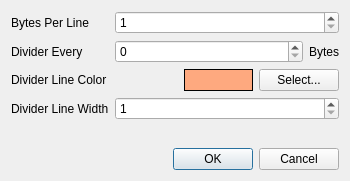
<?xml version="1.0" encoding="UTF-8"?>
<ui version="4.0">
 <class>Form_Settings_HexDumpAppearance</class>
 <widget class="QDialog" name="Form_Settings_HexDumpAppearance">
  <property name="geometry">
   <rect>
    <x>0</x>
    <y>0</y>
    <width>350</width>
    <height>181</height>
   </rect>
  </property>
  <property name="windowTitle">
   <string>Hex Dump Appearance</string>
  </property>
  <layout class="QVBoxLayout" name="verticalLayout">
   <item>
    <widget class="QWidget" name="widget" native="true">
     <layout class="QFormLayout" name="formLayout">
      <property name="leftMargin">
       <number>0</number>
      </property>
      <property name="topMargin">
       <number>0</number>
      </property>
      <property name="rightMargin">
       <number>0</number>
      </property>
      <property name="bottomMargin">
       <number>0</number>
      </property>
      <item row="0" column="1">
       <widget class="QSpinBox" name="HexDisplay_BytesPerLine_spinBox">
        <property name="minimum">
         <number>1</number>
        </property>
        <property name="maximum">
         <number>64</number>
        </property>
       </widget>
      </item>
      <item row="0" column="0">
       <widget class="QLabel" name="label_20">
        <property name="text">
         <string>Bytes Per Line</string>
        </property>
       </widget>
      </item>
      <item row="1" column="0">
       <widget class="QLabel" name="label">
        <property name="text">
         <string>Divider Every</string>
        </property>
       </widget>
      </item>
      <item row="2" column="0">
       <widget class="QLabel" name="label_21">
        <property name="text">
         <string>Divider Line Color</string>
        </property>
       </widget>
      </item>
      <item row="3" column="0">
       <widget class="QLabel" name="label_22">
        <property name="text">
         <string>Divider Line Width</string>
        </property>
       </widget>
      </item>
      <item row="2" column="1">
       <widget class="QWidget" name="widget_24" native="true">
        <layout class="QHBoxLayout" name="horizontalLayout_49">
         <property name="leftMargin">
          <number>0</number>
         </property>
         <property name="topMargin">
          <number>0</number>
         </property>
         <property name="rightMargin">
          <number>0</number>
         </property>
         <property name="bottomMargin">
          <number>0</number>
         </property>
         <item>
          <spacer name="horizontalSpacer">
           <property name="orientation">
            <enum>Qt::Horizontal</enum>
           </property>
           <property name="sizeHint" stdset="0">
            <size>
             <width>40</width>
             <height>20</height>
            </size>
           </property>
          </spacer>
         </item>
         <item>
          <widget class="QFrame" name="HexDisplay_DivLineColor_frame">
           <property name="sizePolicy">
            <sizepolicy hsizetype="Expanding" vsizetype="Preferred">
             <horstretch>0</horstretch>
             <verstretch>0</verstretch>
            </sizepolicy>
           </property>
           <property name="minimumSize">
            <size>
             <width>0</width>
             <height>0</height>
            </size>
           </property>
           <property name="maximumSize">
            <size>
             <width>100</width>
             <height>16777215</height>
            </size>
           </property>
           <property name="palette">
            <palette>
             <active>
              <colorrole role="WindowText">
               <brush brushstyle="SolidPattern">
                <color alpha="255">
                 <red>0</red>
                 <green>0</green>
                 <blue>0</blue>
                </color>
               </brush>
              </colorrole>
              <colorrole role="Button">
               <brush brushstyle="SolidPattern">
                <color alpha="255">
                 <red>254</red>
                 <green>169</green>
                 <blue>127</blue>
                </color>
               </brush>
              </colorrole>
              <colorrole role="Light">
               <brush brushstyle="SolidPattern">
                <color alpha="255">
                 <red>255</red>
                 <green>254</green>
                 <blue>254</blue>
                </color>
               </brush>
              </colorrole>
              <colorrole role="Midlight">
               <brush brushstyle="SolidPattern">
                <color alpha="255">
                 <red>254</red>
                 <green>211</green>
                 <blue>190</blue>
                </color>
               </brush>
              </colorrole>
              <colorrole role="Dark">
               <brush brushstyle="SolidPattern">
                <color alpha="255">
                 <red>127</red>
                 <green>84</green>
                 <blue>63</blue>
                </color>
               </brush>
              </colorrole>
              <colorrole role="Mid">
               <brush brushstyle="SolidPattern">
                <color alpha="255">
                 <red>169</red>
                 <green>113</green>
                 <blue>84</blue>
                </color>
               </brush>
              </colorrole>
              <colorrole role="Text">
               <brush brushstyle="SolidPattern">
                <color alpha="255">
                 <red>0</red>
                 <green>0</green>
                 <blue>0</blue>
                </color>
               </brush>
              </colorrole>
              <colorrole role="BrightText">
               <brush brushstyle="SolidPattern">
                <color alpha="255">
                 <red>255</red>
                 <green>255</green>
                 <blue>255</blue>
                </color>
               </brush>
              </colorrole>
              <colorrole role="ButtonText">
               <brush brushstyle="SolidPattern">
                <color alpha="255">
                 <red>0</red>
                 <green>0</green>
                 <blue>0</blue>
                </color>
               </brush>
              </colorrole>
              <colorrole role="Base">
               <brush brushstyle="SolidPattern">
                <color alpha="255">
                 <red>255</red>
                 <green>255</green>
                 <blue>255</blue>
                </color>
               </brush>
              </colorrole>
              <colorrole role="Window">
               <brush brushstyle="SolidPattern">
                <color alpha="255">
                 <red>254</red>
                 <green>169</green>
                 <blue>127</blue>
                </color>
               </brush>
              </colorrole>
              <colorrole role="Shadow">
               <brush brushstyle="SolidPattern">
                <color alpha="255">
                 <red>0</red>
                 <green>0</green>
                 <blue>0</blue>
                </color>
               </brush>
              </colorrole>
              <colorrole role="AlternateBase">
               <brush brushstyle="SolidPattern">
                <color alpha="255">
                 <red>254</red>
                 <green>212</green>
                 <blue>191</blue>
                </color>
               </brush>
              </colorrole>
              <colorrole role="ToolTipBase">
               <brush brushstyle="SolidPattern">
                <color alpha="255">
                 <red>255</red>
                 <green>255</green>
                 <blue>220</blue>
                </color>
               </brush>
              </colorrole>
              <colorrole role="ToolTipText">
               <brush brushstyle="SolidPattern">
                <color alpha="255">
                 <red>0</red>
                 <green>0</green>
                 <blue>0</blue>
                </color>
               </brush>
              </colorrole>
             </active>
             <inactive>
              <colorrole role="WindowText">
               <brush brushstyle="SolidPattern">
                <color alpha="255">
                 <red>0</red>
                 <green>0</green>
                 <blue>0</blue>
                </color>
               </brush>
              </colorrole>
              <colorrole role="Button">
               <brush brushstyle="SolidPattern">
                <color alpha="255">
                 <red>254</red>
                 <green>169</green>
                 <blue>127</blue>
                </color>
               </brush>
              </colorrole>
              <colorrole role="Light">
               <brush brushstyle="SolidPattern">
                <color alpha="255">
                 <red>255</red>
                 <green>254</green>
                 <blue>254</blue>
                </color>
               </brush>
              </colorrole>
              <colorrole role="Midlight">
               <brush brushstyle="SolidPattern">
                <color alpha="255">
                 <red>254</red>
                 <green>211</green>
                 <blue>190</blue>
                </color>
               </brush>
              </colorrole>
              <colorrole role="Dark">
               <brush brushstyle="SolidPattern">
                <color alpha="255">
                 <red>127</red>
                 <green>84</green>
                 <blue>63</blue>
                </color>
               </brush>
              </colorrole>
              <colorrole role="Mid">
               <brush brushstyle="SolidPattern">
                <color alpha="255">
                 <red>169</red>
                 <green>113</green>
                 <blue>84</blue>
                </color>
               </brush>
              </colorrole>
              <colorrole role="Text">
               <brush brushstyle="SolidPattern">
                <color alpha="255">
                 <red>0</red>
                 <green>0</green>
                 <blue>0</blue>
                </color>
               </brush>
              </colorrole>
              <colorrole role="BrightText">
               <brush brushstyle="SolidPattern">
                <color alpha="255">
                 <red>255</red>
                 <green>255</green>
                 <blue>255</blue>
                </color>
               </brush>
              </colorrole>
              <colorrole role="ButtonText">
               <brush brushstyle="SolidPattern">
                <color alpha="255">
                 <red>0</red>
                 <green>0</green>
                 <blue>0</blue>
                </color>
               </brush>
              </colorrole>
              <colorrole role="Base">
               <brush brushstyle="SolidPattern">
                <color alpha="255">
                 <red>255</red>
                 <green>255</green>
                 <blue>255</blue>
                </color>
               </brush>
              </colorrole>
              <colorrole role="Window">
               <brush brushstyle="SolidPattern">
                <color alpha="255">
                 <red>254</red>
                 <green>169</green>
                 <blue>127</blue>
                </color>
               </brush>
              </colorrole>
              <colorrole role="Shadow">
               <brush brushstyle="SolidPattern">
                <color alpha="255">
                 <red>0</red>
                 <green>0</green>
                 <blue>0</blue>
                </color>
               </brush>
              </colorrole>
              <colorrole role="AlternateBase">
               <brush brushstyle="SolidPattern">
                <color alpha="255">
                 <red>254</red>
                 <green>212</green>
                 <blue>191</blue>
                </color>
               </brush>
              </colorrole>
              <colorrole role="ToolTipBase">
               <brush brushstyle="SolidPattern">
                <color alpha="255">
                 <red>255</red>
                 <green>255</green>
                 <blue>220</blue>
                </color>
               </brush>
              </colorrole>
              <colorrole role="ToolTipText">
               <brush brushstyle="SolidPattern">
                <color alpha="255">
                 <red>0</red>
                 <green>0</green>
                 <blue>0</blue>
                </color>
               </brush>
              </colorrole>
             </inactive>
             <disabled>
              <colorrole role="WindowText">
               <brush brushstyle="SolidPattern">
                <color alpha="255">
                 <red>127</red>
                 <green>84</green>
                 <blue>63</blue>
                </color>
               </brush>
              </colorrole>
              <colorrole role="Button">
               <brush brushstyle="SolidPattern">
                <color alpha="255">
                 <red>254</red>
                 <green>169</green>
                 <blue>127</blue>
                </color>
               </brush>
              </colorrole>
              <colorrole role="Light">
               <brush brushstyle="SolidPattern">
                <color alpha="255">
                 <red>255</red>
                 <green>254</green>
                 <blue>254</blue>
                </color>
               </brush>
              </colorrole>
              <colorrole role="Midlight">
               <brush brushstyle="SolidPattern">
                <color alpha="255">
                 <red>254</red>
                 <green>211</green>
                 <blue>190</blue>
                </color>
               </brush>
              </colorrole>
              <colorrole role="Dark">
               <brush brushstyle="SolidPattern">
                <color alpha="255">
                 <red>127</red>
                 <green>84</green>
                 <blue>63</blue>
                </color>
               </brush>
              </colorrole>
              <colorrole role="Mid">
               <brush brushstyle="SolidPattern">
                <color alpha="255">
                 <red>169</red>
                 <green>113</green>
                 <blue>84</blue>
                </color>
               </brush>
              </colorrole>
              <colorrole role="Text">
               <brush brushstyle="SolidPattern">
                <color alpha="255">
                 <red>127</red>
                 <green>84</green>
                 <blue>63</blue>
                </color>
               </brush>
              </colorrole>
              <colorrole role="BrightText">
               <brush brushstyle="SolidPattern">
                <color alpha="255">
                 <red>255</red>
                 <green>255</green>
                 <blue>255</blue>
                </color>
               </brush>
              </colorrole>
              <colorrole role="ButtonText">
               <brush brushstyle="SolidPattern">
                <color alpha="255">
                 <red>127</red>
                 <green>84</green>
                 <blue>63</blue>
                </color>
               </brush>
              </colorrole>
              <colorrole role="Base">
               <brush brushstyle="SolidPattern">
                <color alpha="255">
                 <red>254</red>
                 <green>169</green>
                 <blue>127</blue>
                </color>
               </brush>
              </colorrole>
              <colorrole role="Window">
               <brush brushstyle="SolidPattern">
                <color alpha="255">
                 <red>254</red>
                 <green>169</green>
                 <blue>127</blue>
                </color>
               </brush>
              </colorrole>
              <colorrole role="Shadow">
               <brush brushstyle="SolidPattern">
                <color alpha="255">
                 <red>0</red>
                 <green>0</green>
                 <blue>0</blue>
                </color>
               </brush>
              </colorrole>
              <colorrole role="AlternateBase">
               <brush brushstyle="SolidPattern">
                <color alpha="255">
                 <red>254</red>
                 <green>169</green>
                 <blue>127</blue>
                </color>
               </brush>
              </colorrole>
              <colorrole role="ToolTipBase">
               <brush brushstyle="SolidPattern">
                <color alpha="255">
                 <red>255</red>
                 <green>255</green>
                 <blue>220</blue>
                </color>
               </brush>
              </colorrole>
              <colorrole role="ToolTipText">
               <brush brushstyle="SolidPattern">
                <color alpha="255">
                 <red>0</red>
                 <green>0</green>
                 <blue>0</blue>
                </color>
               </brush>
              </colorrole>
             </disabled>
            </palette>
           </property>
           <property name="autoFillBackground">
            <bool>true</bool>
           </property>
           <property name="frameShape">
            <enum>QFrame::Box</enum>
           </property>
          </widget>
         </item>
         <item>
          <widget class="QPushButton" name="HexDisplay_SelectDivLineColor_pushButton">
           <property name="sizePolicy">
            <sizepolicy hsizetype="Maximum" vsizetype="Fixed">
             <horstretch>0</horstretch>
             <verstretch>0</verstretch>
            </sizepolicy>
           </property>
           <property name="text">
            <string>Select...</string>
           </property>
          </widget>
         </item>
        </layout>
       </widget>
      </item>
      <item row="3" column="1">
       <widget class="QSpinBox" name="HexDisplay_DivLineWidth_spinBox">
        <property name="minimum">
         <number>1</number>
        </property>
        <property name="maximum">
         <number>6</number>
        </property>
       </widget>
      </item>
      <item row="1" column="1">
       <widget class="QWidget" name="widget" native="true">
        <layout class="QHBoxLayout" name="horizontalLayout">
         <property name="leftMargin">
          <number>0</number>
         </property>
         <property name="topMargin">
          <number>0</number>
         </property>
         <property name="rightMargin">
          <number>0</number>
         </property>
         <property name="bottomMargin">
          <number>0</number>
         </property>
         <item>
          <widget class="QSpinBox" name="HexDisplay_DividerEvery_spinBox">
           <property name="maximum">
            <number>64</number>
           </property>
          </widget>
         </item>
         <item>
          <widget class="QLabel" name="label_3">
           <property name="sizePolicy">
            <sizepolicy hsizetype="Maximum" vsizetype="Preferred">
             <horstretch>0</horstretch>
             <verstretch>0</verstretch>
            </sizepolicy>
           </property>
           <property name="text">
            <string>Bytes</string>
           </property>
          </widget>
         </item>
        </layout>
       </widget>
      </item>
     </layout>
    </widget>
   </item>
   <item>
    <spacer name="verticalSpacer">
     <property name="orientation">
      <enum>Qt::Vertical</enum>
     </property>
     <property name="sizeHint" stdset="0">
      <size>
       <width>20</width>
       <height>40</height>
      </size>
     </property>
    </spacer>
   </item>
   <item>
    <widget class="QDialogButtonBox" name="buttonBox">
     <property name="orientation">
      <enum>Qt::Horizontal</enum>
     </property>
     <property name="standardButtons">
      <set>QDialogButtonBox::Cancel|QDialogButtonBox::Ok</set>
     </property>
    </widget>
   </item>
  </layout>
 </widget>
 <resources/>
 <connections>
  <connection>
   <sender>buttonBox</sender>
   <signal>accepted()</signal>
   <receiver>Form_Settings_HexDumpAppearance</receiver>
   <slot>accept()</slot>
   <hints>
    <hint type="sourcelabel">
     <x>248</x>
     <y>254</y>
    </hint>
    <hint type="destinationlabel">
     <x>157</x>
     <y>274</y>
    </hint>
   </hints>
  </connection>
  <connection>
   <sender>buttonBox</sender>
   <signal>rejected()</signal>
   <receiver>Form_Settings_HexDumpAppearance</receiver>
   <slot>reject()</slot>
   <hints>
    <hint type="sourcelabel">
     <x>316</x>
     <y>260</y>
    </hint>
    <hint type="destinationlabel">
     <x>286</x>
     <y>274</y>
    </hint>
   </hints>
  </connection>
 </connections>
</ui>
